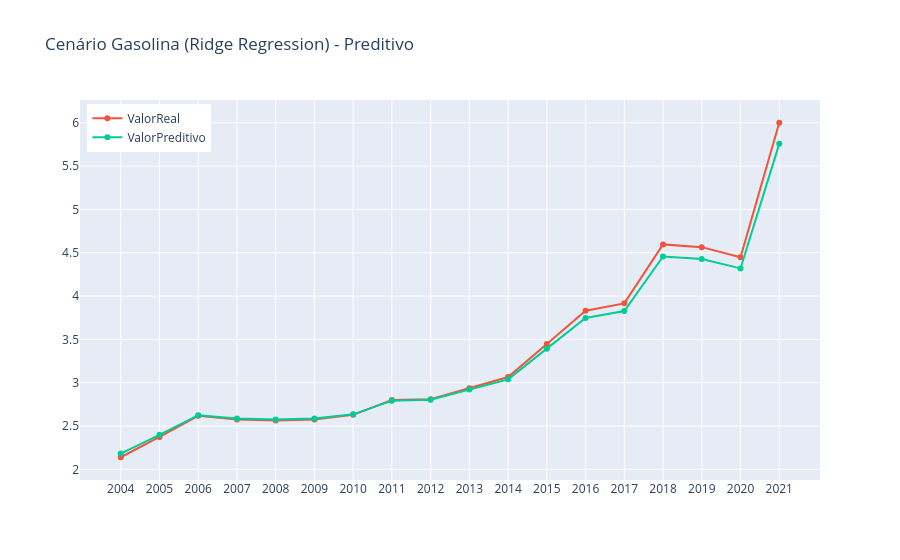

This figure's notebook cell:
### Code cell
interactive_plot(mc_predicao, "Cenário Gasolina (Ridge Regression) - Preditivo")

### Figure 1 — Plotly figure (JSON) as saved in the notebook; plotly's stock layout.template omitted (floating-point values rounded to 4 significant figures)
{"data": [{"hovertemplate": "<extra></extra>", "legendgroup": "", "line": {"color": "#636efa", "dash": "solid"}, "marker": {"symbol": "circle"}, "mode": "lines", "name": "", "orientation": "v", "showlegend": false, "type": "scatter", "xaxis": "x", "yaxis": "y"}, {"name": "ValorReal", "type": "scatter", "x": ["2004", "2005", "2006", "2007", "2008", "2009", "2010", "2011", "2012", "2013", "2014", "2015", "2016", "2017", "2018", "2019", "2020", "2021"], "y": [2.14, 2.374, 2.619, 2.576, 2.565, 2.576, 2.629, 2.799, 2.81, 2.938, 3.065, 3.448, 3.831, 3.916, 4.596, 4.564, 4.447, 6]}, {"name": "ValorPreditivo", "type": "scatter", "x": ["2004", "2005", "2006", "2007", "2008", "2009", "2010", "2011", "2012", "2013", "2014", "2015", "2016", "2017", "2018", "2019", "2020", "2021"], "y": [2.182, 2.399, 2.625, 2.586, 2.576, 2.586, 2.635, 2.793, 2.803, 2.921, 3.039, 3.393, 3.748, 3.827, 4.457, 4.427, 4.319, 5.756]}], "layout": {"legend": {"tracegroupgap": 0, "x": 0.01, "xanchor": "left", "y": 0.99, "yanchor": "top"}, "title": {"text": "Cenário Gasolina (Ridge Regression) - Preditivo"}, "xaxis": {"anchor": "y", "domain": [0, 1]}, "yaxis": {"anchor": "x", "domain": [0, 1]}}}
